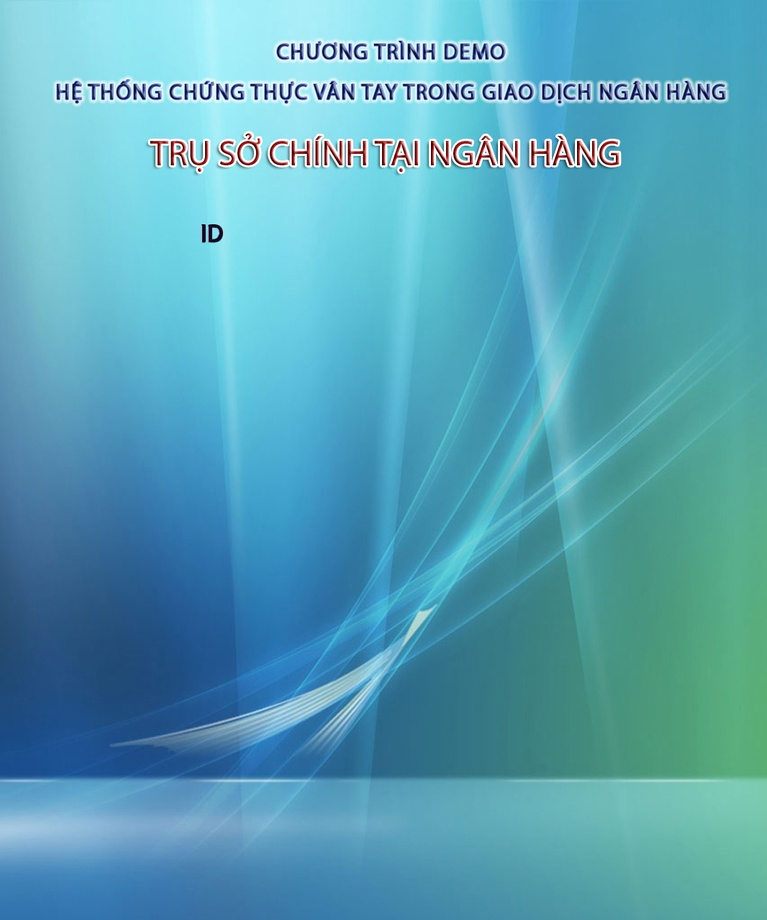
%> input picture FingerprintRecognition/source/BG_AU.JPG, 767 x 920 px, shrunk from 1066 x 1280 before the run
$ octave --eval "result = complex_gradient(im2double(imread('BG_AU.JPG')));"   (GNU Octave 9; MATLAB toolbox functions it lacks are replaced by stand-ins)
%> lines starting %> are read from the running program, lines starting %| are printed output that depends on the picture
%------------------------------------------------------------------------
% g = complex_gradient(img)
%
% T韓h du/dx+i*du/dy bang to醤 tu sobel
%
% img   - anh
%------------------------------------------------------------------------
function g = complex_gradient(img)
    hy  = fspecial('sobel');
    hx  = hy';
    gx  = imfilter(img,hx,'same','symmetric');
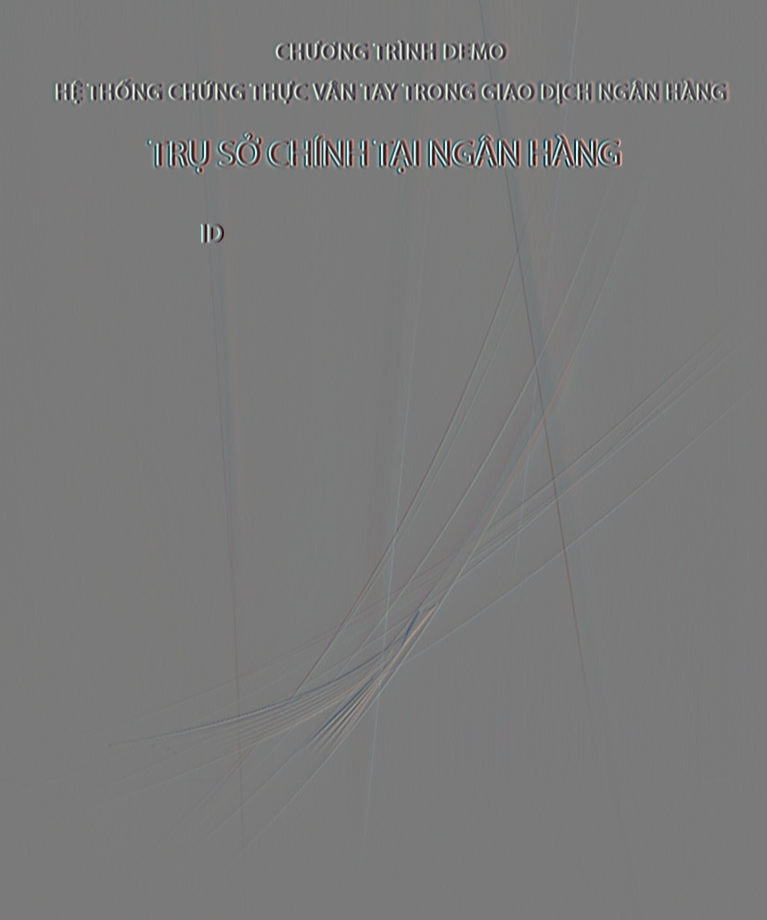
%> gx: size 920x767x3 double; mean R, G, B -2.23e-05, -0.00129, 0.0006; drawn with min black and max white
    gy  = imfilter(img,hy,'same','symmetric');
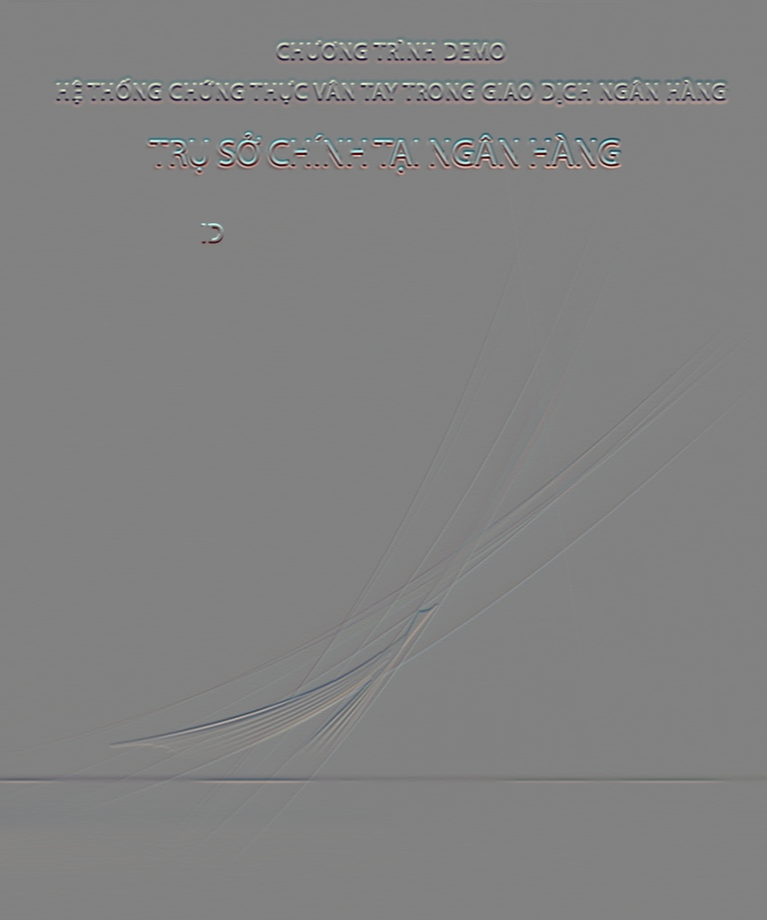
%> gy: size 920x767x3 double; mean R, G, B 0.00197, 0.00255, 0.00214; drawn with min black and max white
    g   = gx+i*gy;
%end function
